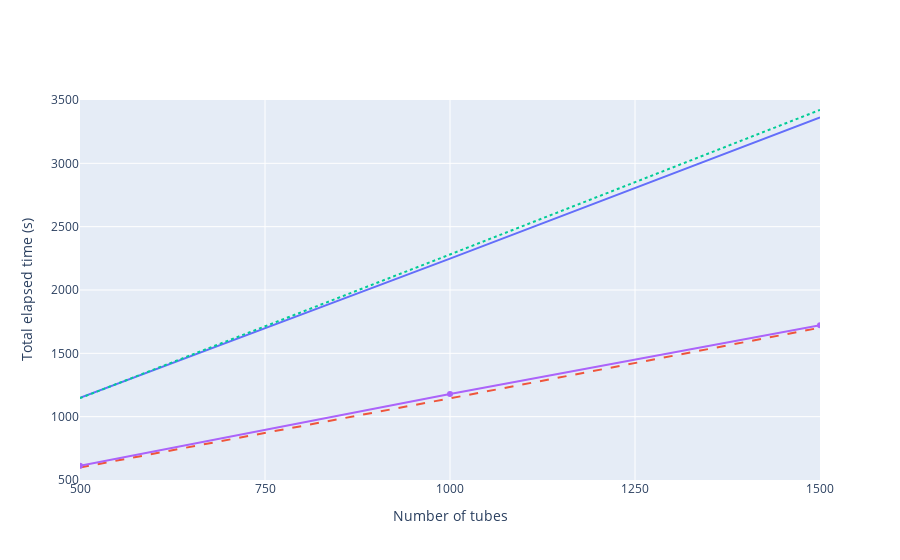

The cell this chart's notebook holds for it:
### Markdown cell above
### Elapsed time adding two analyses per acquisition with different number of analysts

### Code cell
# 3 Orgs net data
threeOrgs10 = [1148.1137, 2248.1675, 3363.0079]
threeOrgs20 = [598.9733, 1144.5899, 1702.0179]
# 5 Orgs net data
fiveOrgs10 = [1146.1426, 2280.5195, 3421.8409]
fiveOrgs20 = [612.9806, 1179.4412, 1721.3345]

totalAnalysis("250 KB", threeOrgs10, threeOrgs20, fiveOrgs10, fiveOrgs20)

### Figure 1 — Plotly figure (JSON) as saved in the notebook; plotly's stock layout.template omitted (floating-point values rounded to 4 significant figures)
{"data": [{"mode": "lines", "name": "3 Orgs net (10 analysts per role)", "type": "scatter", "x": [500, 1000, 1500], "y": [1148.0, 2248.0, 3363.0]}, {"line": {"dash": "dash"}, "mode": "lines", "name": "3 Orgs net (20 analysts per role)", "type": "scatter", "x": [500, 1000, 1500], "y": [599.0, 1145.0, 1702.0]}, {"line": {"dash": "dot"}, "mode": "lines", "name": "5 Orgs net (10 analysts per role)", "type": "scatter", "x": [500, 1000, 1500], "y": [1146.0, 2281.0, 3422.0]}, {"mode": "lines+markers", "name": "5 Orgs net (20 analysts per role)", "type": "scatter", "x": [500, 1000, 1500], "y": [613.0, 1179.0, 1721.0]}], "layout": {"barmode": "group", "showlegend": false, "xaxis": {"dtick": 250, "range": [500, 1500], "tick0": 500, "title": {"text": "Number of tubes"}}, "yaxis": {"range": [500, 3500], "title": {"text": "Total elapsed time (s)"}}}}
